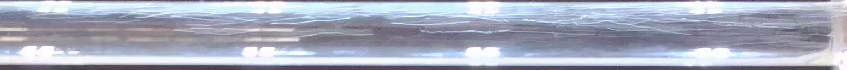
#> input picture Processamento_de_Imagens/Convolucao/img1.png, 847 x 70 px
$ jupyter execute Convolucao.ipynb   (older library calls are emulated)
#> lines starting #> are read from the running program, lines starting #| are printed output that depends on the picture
[cell 1]
image_path = 'img1.png'

**Filtro de Média (ou Suavização)**: Este filtro aplica uma média aritmética simples sobre os pixels dentro da área do kernel. Ele é usado para suavizar a imagem e reduzir o ruído, resultando em uma imagem menos detalhada e mais "borrada". É útil para preparar imagens para processamento posterior, minimizando interferências pequenas e aleatórias.

$$M = \frac{1}{m^2} \begin{bmatrix}
1 & 1 & \cdots & 1 \\
1 & 1 & \cdots & 1 \\
\vdots & \vdots & \ddots & \vdots \\
1 & 1 & \cdots & 1
\end{bmatrix}$$

[cell 2]
import cv2
import numpy as np
import matplotlib.pyplot as plt

# Carregar a imagem
# image_path = 'img1.png' # Certifique-se de que o caminho até sua imagem está correto
img = cv2.imread(image_path)
#> img is the input picture: shape (70, 847, 3); mean B, G, R 188.5, 172.3, 167.4

# Converter BGR para RGB
img_rgb = cv2.cvtColor(img, cv2.COLOR_BGR2RGB)

# Definir o tamanho do kernel para o filtro de média
kernel_size = (5, 5) # Você pode ajustar isso conforme necessário

# Aplicar o filtro de média
img_smoothed = cv2.blur(img, kernel_size)

# Converter imagem suavizada de BGR para RGB
img_smoothed_rgb = cv2.cvtColor(img_smoothed, cv2.COLOR_BGR2RGB)

# Salvar a imagem suavizada
# cv2.imwrite('img1_smoothed.jpg', img_smoothed)

# Configurar a exibição das imagens com matplotlib
plt.figure(figsize=(10, 5))

# Exibir a imagem original
plt.subplot(1, 2, 1)
plt.imshow(img_rgb)
plt.title('Original Image')

# Exibir a imagem suavizada
plt.subplot(1, 2, 2)
plt.imshow(img_smoothed_rgb)
plt.title('Smoothed Image')

# Remover os eixos das imagens
plt.axis('off')

# Mostrar as imagens
plt.show()

**Filtro Gaussiano**: Semelhante ao filtro de média, mas utiliza uma matriz que segue uma distribuição gaussiana (forma de sino) para ponderar os pixels. Isso resulta em uma suavização mais natural, sendo especialmente eficaz na remoção de ruído gaussiano da imagem.

$$G(x, y) = \frac{1}{2 \pi \sigma^2} e^{-\frac{x^2 + y^2}{2\sigma^2}}$$

[cell 3]
import cv2
import numpy as np
import matplotlib.pyplot as plt

# Carregar a imagem
# image_path = 'img1.jpg'  # Certifique-se de que o caminho até sua imagem está correto
img = cv2.imread(image_path)

# Converter BGR para RGB
img_rgb = cv2.cvtColor(img, cv2.COLOR_BGR2RGB)

# Definir o tamanho do kernel para o filtro gaussiano
# O tamanho do kernel deve ser positivo e ímpar
kernel_size = (5, 5)  # Você pode ajustar isso conforme necessário

# Definir o desvio padrão para o eixo X e Y (sigmaX e sigmaY)
# Se sigmaY é zero, então sigmaX é usado para ambos os eixos
# Se ambos são zeros, eles são calculados a partir do tamanho do kernel
sigmaX = 0

# Aplicar o filtro gaussiano
img_smoothed = cv2.GaussianBlur(img, kernel_size, sigmaX)

# Converter imagem suavizada de BGR para RGB
img_smoothed_rgb = cv2.cvtColor(img_smoothed, cv2.COLOR_BGR2RGB)

# Configurar a exibição das imagens com matplotlib
plt.figure(figsize=(10, 5))

# Exibir a imagem original
plt.subplot(1, 2, 1)
plt.imshow(img_rgb)
plt.title('Original Image')
plt.axis('off')  # Remover os eixos da imagem original

# Exibir a imagem suavizada
plt.subplot(1, 2, 2)
plt.imshow(img_smoothed_rgb)
plt.title('Smoothed Image')
plt.axis('off')  # Remover os eixos da imagem suavizada

# Mostrar as imagens
plt.show()

**Filtro de Sobel**: Utilizado para detectar bordas na imagem. O filtro de Sobel usa dois kernels separados que são aplicados à imagem para medir as derivadas horizontais e verticais. A magnitude das derivadas é então usada para destacar as bordas. É uma ferramenta fundamental para tarefas que necessitam identificar contornos e bordas dos objetos na imagem.

$$G_x = \begin{bmatrix}
-1 & 0 & 1 \\
-2 & 0 & 2 \\
-1 & 0 & 1
\end{bmatrix}, \quad G_y = \begin{bmatrix}
-1 & -2 & -1 \\
0 & 0 & 0 \\
1 & 2 & 1
\end{bmatrix}$$

[cell 4]
import cv2
import numpy as np
import matplotlib.pyplot as plt

# Carregar a imagem
# image_path = 'img1.jpg'  # Certifique-se de que o caminho até sua imagem está correto
img = cv2.imread(image_path)

# Converter para escala de cinza
img_gray = cv2.cvtColor(img, cv2.COLOR_BGR2GRAY)

# Aplicar o filtro de Sobel
# O ddepth é a profundidade da imagem de saída. Quando ddepth=-1, a imagem de saída terá a mesma profundidade que a imagem de entrada.
# dx = 1 e dy = 0 calcula o gradiente em direção x (horizontal)
# dx = 0 e dy = 1 calcula o gradiente em direção y (vertical)
sobelx = cv2.Sobel(img_gray, ddepth=cv2.CV_64F, dx=1, dy=0, ksize=3)  # Gradiente horizontal
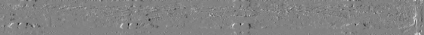
#> sobelx: shape (70, 847) float64 (shown at 1/2 size); min -253, max 240, mean 0.4; drawn with min black and max white
sobely = cv2.Sobel(img_gray, ddepth=cv2.CV_64F, dx=0, dy=1, ksize=3)  # Gradiente vertical
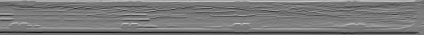
#> sobely: shape (70, 847) float64 (shown at 1/2 size); min -573, max 616, mean -4.9; drawn with min black and max white

# Combinar os gradientes horizontal e vertical
sobel_combined = cv2.magnitude(sobelx, sobely)

# Configurar a exibição das imagens com matplotlib
plt.figure(figsize=(15, 5))

# Exibir a imagem original
plt.subplot(1, 3, 1)
plt.imshow(cv2.cvtColor(img, cv2.COLOR_BGR2RGB))  # Converter BGR para RGB para exibição
plt.title('Original Image')
plt.axis('off')

# Exibir o gradiente horizontal
plt.subplot(1, 3, 2)
plt.imshow(sobelx, cmap='gray')
plt.title('Sobel X (Horizontal)')
plt.axis('off')

# Exibir o gradiente vertical
plt.subplot(1, 3, 3)
plt.imshow(sobely, cmap='gray')
plt.title('Sobel Y (Vertical)')
plt.axis('off')

# Exibir a imagem combinada (opcionalmente, em outra figura para evitar confusão)
plt.figure(figsize=(6, 5))
plt.imshow(sobel_combined, cmap='gray')
plt.title('Sobel Combined')
plt.axis('off')

plt.show()

**Filtro de Laplaciano**: Foca na detecção de bordas, assim como o filtro de Sobel, mas de uma maneira diferente. Ele calcula a segunda derivada da imagem, destacando regiões onde há rápida mudança de intensidade e, consequentemente, realçando bordas.

$$L = \begin{bmatrix}
0 & 1 & 0 \\
1 & -4 & 1 \\
0 & 1 & 0
\end{bmatrix}$$

[cell 5]
import cv2
import numpy as np
import matplotlib.pyplot as plt

# Carregar a imagem
# image_path = 'img1.jpg'  # Certifique-se de que o caminho até sua imagem está correto
img = cv2.imread(image_path)

# Converter para escala de cinza
img_gray = cv2.cvtColor(img, cv2.COLOR_BGR2GRAY)

# Aplicar o filtro Laplaciano
# O ddepth é a profundidade da imagem de saída. Um valor comum é cv2.CV_64F.
laplacian = cv2.Laplacian(img_gray, ddepth=cv2.CV_64F)
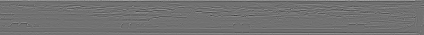
#> laplacian: shape (70, 847) float64 (shown at 1/2 size); min -191, max 237, mean 0.7; drawn with min black and max white

# Converter o resultado para um tipo de dados positivo para exibição
laplacian_abs = np.absolute(laplacian)
laplacian_display = np.uint8(laplacian_abs)

# Configurar a exibição das imagens com matplotlib
plt.figure(figsize=(10, 5))

# Exibir a imagem original
plt.subplot(1, 2, 1)
plt.imshow(cv2.cvtColor(img, cv2.COLOR_BGR2RGB))  # Converter BGR para RGB para exibição
plt.title('Original Image')
plt.axis('off')

# Exibir a imagem processada pelo Laplaciano
plt.subplot(1, 2, 2)
plt.imshow(laplacian_display, cmap='gray')
plt.title('Laplacian')
plt.axis('off')

plt.show()

**Filtro de Prewitt**: Similar ao filtro de Sobel, é usado para detecção de bordas. Ele também usa dois kernels para medir as mudanças horizontais e verticais, mas com uma matriz de coeficientes diferente, resultando em uma sensibilidade ligeiramente distinta para as bordas.

$$P_x = \begin{bmatrix}
-1 & 0 & 1 \\
-1 & 0 & 1 \\
-1 & 0 & 1
\end{bmatrix}, \quad P_y = \begin{bmatrix}
-1 & -1 & -1 \\
0 & 0 & 0 \\
1 & 1 & 1
\end{bmatrix}$$

[cell 6]
import cv2
import numpy as np
import matplotlib.pyplot as plt

# Carregar a imagem
# image_path = 'img1.jpg'  # Ajuste para o caminho da sua imagem
img = cv2.imread(image_path)

# Converter para escala de cinza
img_gray = cv2.cvtColor(img, cv2.COLOR_BGR2GRAY)

# Kernels de Prewitt
kernel_prewitt_x = np.array([[1, 0, -1], [1, 0, -1], [1, 0, -1]])
kernel_prewitt_y = np.array([[1, 1, 1], [0, 0, 0], [-1, -1, -1]])

# Aplicar o filtro de Prewitt
img_prewitt_x = cv2.filter2D(img_gray, -1, kernel_prewitt_x)
img_prewitt_y = cv2.filter2D(img_gray, -1, kernel_prewitt_y)

# Combinar os gradientes horizontal e vertical
img_prewitt = cv2.addWeighted(img_prewitt_x, 0.5, img_prewitt_y, 0.5, 0)
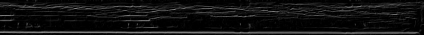
#> img_prewitt: shape (70, 847) (shown at 1/2 size); min 0, max 158, mean 17.5

# Configurar a exibição das imagens com matplotlib
plt.figure(figsize=(15, 5))

# Exibir a imagem original
plt.subplot(1, 3, 1)
plt.imshow(cv2.cvtColor(img, cv2.COLOR_BGR2RGB))
plt.title('Original Image')
plt.axis('off')

# Exibir o gradiente horizontal
plt.subplot(1, 3, 2)
plt.imshow(img_prewitt_x, cmap='gray')
plt.title('Prewitt X (Horizontal)')
plt.axis('off')

# Exibir o gradiente vertical
plt.subplot(1, 3, 3)
plt.imshow(img_prewitt_y, cmap='gray')
plt.title('Prewitt Y (Vertical)')
plt.axis('off')

# Opcional: exibir a imagem combinada em uma nova figura para evitar confusão
plt.figure(figsize=(6, 5))
plt.imshow(img_prewitt, cmap='gray')
plt.title('Prewitt Combined')
plt.axis('off')

plt.show()

**Filtro de Realce de Contraste (Contrast Stretching)**: Destinado a melhorar o contraste de uma imagem ajustando o intervalo de intensidade dos seus pixels. Isso é particularmente útil em imagens com contrastes pobres, ajudando a destacar detalhes que anteriormente poderiam não ser tão visíveis.

$$s = \begin{cases}
  0 & \text{se } r < a \\
  \frac{255 (r - a)}{b - a} & \text{se } a \leq r \leq b \\
  255 & \text{se } r > b
\end{cases}$$

[cell 7]
import cv2
import numpy as np
import matplotlib.pyplot as plt

# Carregar a imagem
# image_path = 'img1.jpg'  # Ajuste para o caminho da sua imagem
img = cv2.imread(image_path)

# Converter para escala de cinza para equalização
img_gray = cv2.cvtColor(img, cv2.COLOR_BGR2GRAY)

# Aplicar a equalização de histograma na imagem em escala de cinza
img_eq = cv2.equalizeHist(img_gray)
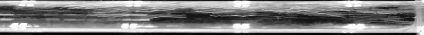
#> img_eq: shape (70, 847) (shown at 1/2 size); min 0, max 255, mean 128.4

# Configurar a exibição das imagens com matplotlib
plt.figure(figsize=(15, 7))

# Exibir a imagem original colorida
plt.subplot(1, 3, 1)
plt.imshow(cv2.cvtColor(img, cv2.COLOR_BGR2RGB))  # Converter BGR para RGB para exibição
plt.title('Original Image')
plt.axis('off')

# Exibir a imagem original em escala de cinza
plt.subplot(1, 3, 2)
plt.imshow(img_gray, cmap='gray')
plt.title('Gray Scale Image')
plt.axis('off')

# Exibir a imagem com realce de contraste
plt.subplot(1, 3, 3)
plt.imshow(img_eq, cmap='gray')
plt.title('Contrast Enhanced')
plt.axis('off')

plt.show()

**Filtro de Canny**: Não é um filtro convolucional simples, mas uma sequência de passos que incluem o uso de um filtro gaussiano para suavização, seguido da aplicação de filtros de Sobel para encontrar a intensidade do gradiente, e um processo de supressão não-máxima e limiarização por histerese para detecção precisa de bordas. É amplamente considerado um dos detectores de bordas mais eficazes. O filtro de Canny é um algoritmo de múltiplas etapas para detecção de bordas, não sendo descrito diretamente por uma única expressão matemática, mas envolve várias etapas, incluindo:

1. Suavização com um filtro Gaussiano para reduzir o ruído.
2. Encontrar gradientes de intensidade da imagem.
3. Aplicar supressão de não máximos para afinar as bordas candidatas.
4. Aplicar limiarização por histerese para decidir quais bordas são realmente bordas.

[cell 8]
import cv2
import matplotlib.pyplot as plt

# Carregar a imagem
# image_path = 'img1.jpg'  # Ajuste para o caminho da sua imagem
img = cv2.imread(image_path)

# Converter para escala de cinza
img_gray = cv2.cvtColor(img, cv2.COLOR_BGR2GRAY)

# Aplicar o filtro de Canny
edges = cv2.Canny(img_gray, 100, 200)  # Ajuste os limiares conforme necessário
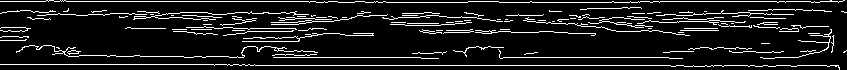
#> edges: shape (70, 847); 11.2% white in thin lines or dots

# Configurar a exibição das imagens com matplotlib
plt.figure(figsize=(10, 5))

# Exibir a imagem original colorida
plt.subplot(1, 3, 1)
plt.imshow(cv2.cvtColor(img, cv2.COLOR_BGR2RGB))  # Converter BGR para RGB para exibição
plt.title('Original Image')
plt.axis('off')

# Exibir a imagem original em escala de cinza
plt.subplot(1, 3, 2)
plt.imshow(img_gray, cmap='gray')
plt.title('Gray Scale Image')
plt.axis('off')

# Exibir a imagem após a detecção de bordas de Canny
plt.subplot(1, 3, 3)
plt.imshow(edges, cmap='gray')
plt.title('Canny Edge Detection')
plt.axis('off')

plt.show()

**Filtros Morfológicos**: Incluem operações como erosão, dilatação, abertura e fechamento, que são usados principalmente para processamento de imagens binárias. Eles são úteis para remover ruído, separar elementos que estão unidos, encontrar buracos em objetos e mais. Estes filtros são operações baseadas em forma que processam imagens de acordo com suas estruturas. As duas operações básicas são a erosão e a dilatação, expressas como:

- Erosão: $(A \ominus B)(x, y) = \min_{(b_x, b_y) \in B} [A(x - b_x, y - b_y)]$

- Dilatação: $(A \oplus B)(x, y) = \max_{(b_x, b_y) \in B} [A(x + b_x, y + b_y)]$

Onde que $A$ é a imagem de entrada, $B$ o elemento estruturante, e $(x,y)$ são as coordenadas dos pixels na imagem.

Estas operações são a base para outras mais complexas como abertura e fechamento:

- Abertura: $A \circ B = (A \ominus B) \oplus B$

- Fechamento: $A \bullet B = (A \oplus B) \ominus B$

[cell 9]
import cv2
import numpy as np
import matplotlib.pyplot as plt

# Carregar a imagem
# image_path = 'img1.jpg'  # Ajuste para o caminho da sua imagem
img = cv2.imread(image_path)

# Converter para escala de cinza
img_gray = cv2.cvtColor(img, cv2.COLOR_BGR2GRAY)

# Definir o kernel para as operações morfológicas
kernel = np.ones((5, 5), np.uint8)

# Aplicar erosão
erosion = cv2.erode(img_gray, kernel, iterations=1)
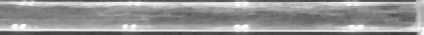
#> erosion: shape (70, 847) (shown at 1/2 size); min 57, max 252, mean 148.3

# Aplicar dilatação
dilation = cv2.dilate(img_gray, kernel, iterations=1)

# Aplicar abertura (erosão seguida de dilatação)
opening = cv2.morphologyEx(img_gray, cv2.MORPH_OPEN, kernel)

# Aplicar fechamento (dilatação seguida de erosão)
closing = cv2.morphologyEx(img_gray, cv2.MORPH_CLOSE, kernel)
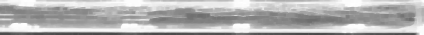
#> closing: shape (70, 847) (shown at 1/2 size); min 71, max 255, mean 180.3

# Configurar a exibição das imagens com matplotlib
plt.figure(figsize=(15, 10))

# Exibir a imagem original colorida
plt.subplot(2, 3, 1)
plt.imshow(cv2.cvtColor(img, cv2.COLOR_BGR2RGB))  # Converter BGR para RGB para exibição
plt.title('Original Image')
plt.axis('off')

# Exibir a imagem original em escala de cinza
plt.subplot(2, 3, 2)
plt.imshow(img_gray, cmap='gray')
plt.title('Gray Scale Image')
plt.axis('off')

# Exibir a imagem após erosão
plt.subplot(2, 3, 3)
plt.imshow(erosion, cmap='gray')
plt.title('Erosion')
plt.axis('off')

# Exibir a imagem após dilatação
plt.subplot(2, 3, 4)
plt.imshow(dilation, cmap='gray')
plt.title('Dilation')
plt.axis('off')

# Exibir a imagem após abertura
plt.subplot(2, 3, 5)
plt.imshow(opening, cmap='gray')
plt.title('Opening')
plt.axis('off')

# Exibir a imagem após fechamento
plt.subplot(2, 3, 6)
plt.imshow(closing, cmap='gray')
plt.title('Closing')
plt.axis('off')

plt.show()

**Filtro de Mediana**: Um filtro não-linear que substitui cada valor de pixel pela mediana dos valores de intensidade na vizinhança do pixel. Isso é particularmente eficaz na remoção de ruído do tipo sal e pimenta, sem desfocar as bordas tanto quanto um filtro de média. O filtro de mediana não é representado por um kernel fixo; ele substitui cada valor de pixel pela mediana dos valores de intensidade na vizinhança do pixel.

[cell 10]
import cv2
import matplotlib.pyplot as plt

# Carregar a imagem
# image_path = 'img1.jpg'  # Ajuste para o caminho da sua imagem
img = cv2.imread(image_path)

median_filtered = cv2.medianBlur(img, 5)

# Configurar a exibição das imagens com matplotlib
plt.figure(figsize=(10, 5))

# Exibir a imagem original
plt.subplot(1, 2, 1)
plt.imshow(cv2.cvtColor(img, cv2.COLOR_BGR2RGB))  # Converter BGR para RGB para exibição
plt.title('Original Image')
plt.axis('off')

# Exibir a imagem após o filtro de mediana
plt.subplot(1, 2, 2)
plt.imshow(cv2.cvtColor(median_filtered, cv2.COLOR_BGR2RGB))  # Converter BGR para RGB para exibição
plt.title('Median Filter')
plt.axis('off')

plt.show()

**Filtro de Sharpening (Aguçamento)**: Destinado a realçar os detalhes de uma imagem, aumentando a nitidez das bordas. Isso é feito destacando as diferenças de intensidade entre um pixel e seus vizinhos.

$$S = \begin{bmatrix}
0 & -1 & 0 \\
-1 & 5 & -1 \\
0 & -1 & 0
\end{bmatrix}$$

[cell 11]
import cv2
import numpy as np
import matplotlib.pyplot as plt

# Carregar a imagem
# image_path = 'img1.jpg'  # Ajuste para o caminho da sua imagem
img = cv2.imread(image_path)

sharpening_kernel = np.array([[-1, -1, -1],
                              [-1,  9, -1],
                              [-1, -1, -1]])

# Aplicar o filtro de aguçamento usando filter2D
sharpened_img = cv2.filter2D(img, -1, sharpening_kernel)
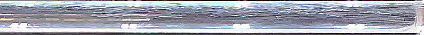
#> sharpened_img: shape (70, 847, 3) (shown at 1/2 size); mean B, G, R 175.2, 162.7, 159.4

# Configurar a exibição das imagens com matplotlib
plt.figure(figsize=(10, 5))

# Exibir a imagem original
plt.subplot(1, 2, 1)
plt.imshow(cv2.cvtColor(img, cv2.COLOR_BGR2RGB))  # Converter BGR para RGB para exibição
plt.title('Original Image')
plt.axis('off')

# Exibir a imagem após o aguçamento
plt.subplot(1, 2, 2)
plt.imshow(cv2.cvtColor(sharpened_img, cv2.COLOR_BGR2RGB))  # Converter BGR para RGB para exibição
plt.title('Sharpened Image')
plt.axis('off')

plt.show()
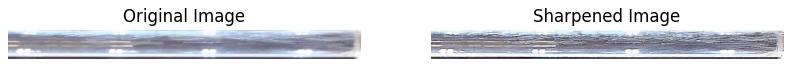
#> figure drawn by matplotlib, 2 panels

**Filtro Bilateral**: Um filtro avançado que suaviza a imagem enquanto preserva as bordas. Ele faz isso considerando tanto a diferença de intensidade quanto a distância espacial dos pixels, o que permite reduzir o ruído sem perder a nitidez das bordas. O filtro bilateral considera tanto a diferença de intensidade quanto a distância espacial dos pixels, não sendo representado por um kernel fixo em forma de matriz.

[cell 12]
import cv2
import matplotlib.pyplot as plt

# Carregar a imagem
# image_path = 'img1.jpg'  # Ajuste para o caminho da sua imagem
img = cv2.imread(image_path)

filtered_img = cv2.bilateralFilter(img, 9, 75, 75)

# Configurar a exibição das imagens com matplotlib
plt.figure(figsize=(10, 5))

# Exibir a imagem original
plt.subplot(1, 2, 1)
plt.imshow(cv2.cvtColor(img, cv2.COLOR_BGR2RGB))  # Converter BGR para RGB para exibição
plt.title('Original Image')
plt.axis('off')

# Exibir a imagem após o filtro bilateral
plt.subplot(1, 2, 2)
plt.imshow(cv2.cvtColor(filtered_img, cv2.COLOR_BGR2RGB))  # Converter BGR para RGB para exibição
plt.title('Bilateral Filter')
plt.axis('off')

plt.show()

**Filtro de Gabor**: Usado para análise de texturas, o filtro de Gabor pode identificar direções específicas na textura da imagem. É bastante utilizado em aplicações de visão computacional, como reconhecimento de padrões e análise de texturas.

$$G(x, y; \lambda, \theta, \psi, \sigma, \gamma) = \exp\left(-\frac{x'^2 + \gamma^2 y'^2}{2\sigma^2}\right) \cos\left(2\pi\frac{x'}{\lambda} + \psi\right)$$

[cell 13]
import cv2
import numpy as np
import matplotlib.pyplot as plt

# Carregar a imagem
# image_path = 'img1.jpg'  # Ajuste para o caminho da sua imagem
img = cv2.imread(image_path)

img_gray = cv2.cvtColor(img, cv2.COLOR_BGR2GRAY)

# Parâmetros para o kernel do filtro de Gabor
ksize = (31, 31)  # Tamanho do kernel. Quanto maior, mais suave será o efeito do filtro.
sigma = 4.0  # Desvio padrão do envelope gaussiano.
theta = np.pi / 4  # Orientação do filtro normal.
lambd = 10.0  # Comprimento de onda da função coseno.
gamma = 0.5  # Aspect ratio (elipticidade) do envelope gaussiano.
psi = 0  # Fase offset.
ktype = cv2.CV_32F  # Tipo do kernel.

# Criar o kernel do filtro de Gabor
gabor_kernel = cv2.getGaborKernel(ksize, sigma, theta, lambd, gamma, psi, ktype)

# Aplicar o filtro de Gabor
filtered_img = cv2.filter2D(img_gray, -1, gabor_kernel)
#> filtered_img: shape (70, 847); every value is 255

# Configurar a exibição das imagens com matplotlib
plt.figure(figsize=(10, 5))

# Exibir a imagem original
plt.subplot(1, 2, 1)
plt.imshow(cv2.cvtColor(img, cv2.COLOR_BGR2RGB))  # Converter BGR para RGB para exibição
plt.title('Original Image')
plt.axis('off')

# Exibir a imagem após o filtro de Gabor
plt.subplot(1, 2, 2)
plt.imshow(filtered_img, cmap='gray')
plt.title('Gabor Filter')
plt.axis('off')

plt.show()
